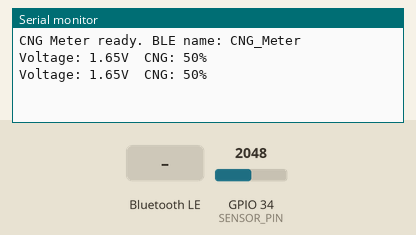
The sketch below on a simulated ESP32. Parts: the last lines printed to the serial monitor. Inputs (shaded band) come from the test bench; at power-on: GPIO 34 (SENSOR_PIN) = 2048. EEPROM starts erased; nothing arrives over Bluetooth unless stated; a phone connects over Bluetooth LE 3 s after start.

Above: at 1.2 s.
1.3 s: Bluetooth LE write "SETEMPTY" received
At 1.62 s:
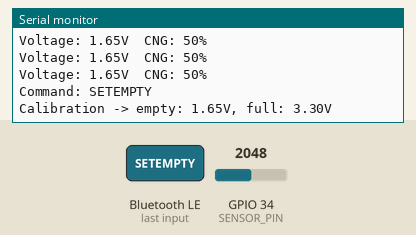
2.8 s: Bluetooth LE write "SETFULL" received
4.5 s: Bluetooth LE write "RESET" received
At 5.1 s:
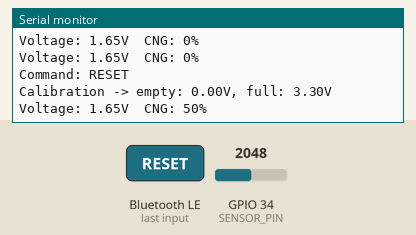
6.0 s: Bluetooth LE write "1" received
At 6.24 s:
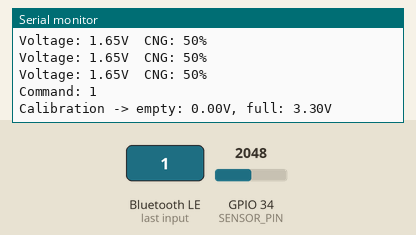
7.5 s: GPIO 34 (SENSOR_PIN) set to 2866
At 7.9 s:
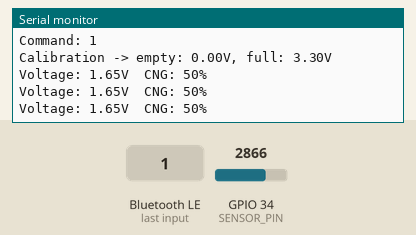
9.0 s: GPIO 34 (SENSOR_PIN) set to 3603
At 9.6 s:
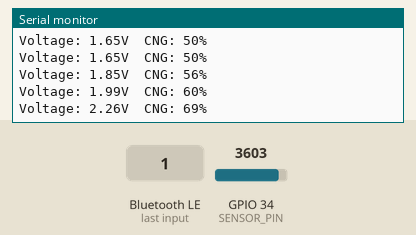
Timing chart, 0 to 11.5 s (numbered marks = the images above; inputs shaded):
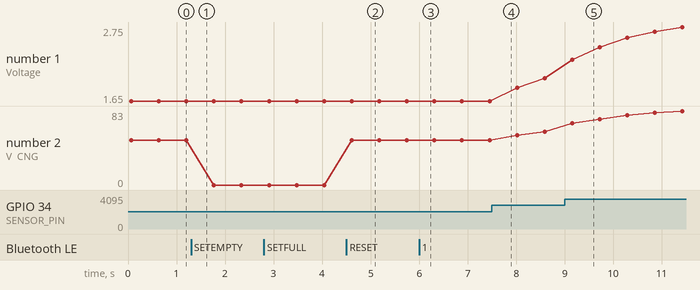

The sketch:

cng_meter_esp32.ino
```cpp
/*
  CNG Meter - ESP32 (BLE)
  Board: ESP32 Dev Module   |   Sensor pin: GPIO34 (ADC1)

  DEMO MODE  : USE_DIVIDER = false, cell/potentiometer 0 - 3.3V seedha GPIO34 pe
  REAL SENSOR: USE_DIVIDER = true,  sensor signal -> R1 -> GPIO34 -> R2 -> GND
               (R1 = 10k, R2 = 15k, 5V ko 3.0V bana deta hai)

  Data format (notify): "percent,voltage"   e.g. "72,2.38"
  Commands (write)    : SETEMPTY, SETFULL, RESET
*/

#include <BLEDevice.h>
#include <BLEServer.h>
#include <BLEUtils.h>
#include <BLE2902.h>
#include <Preferences.h>

#define DEVICE_NAME  "CNG_Meter"
#define SERVICE_UUID "6e400001-b5a3-f393-e0a9-e50e24dcca9e"
#define CMD_UUID     "6e400002-b5a3-f393-e0a9-e50e24dcca9e"  // app -> ESP32
#define DATA_UUID    "6e400003-b5a3-f393-e0a9-e50e24dcca9e"  // ESP32 -> app

// ---------- Settings ----------
const int   SENSOR_PIN  = 34;
const bool  USE_DIVIDER = false;      // real sensor lagate waqt true kar dena
const float R1 = 10000.0;
const float R2 = 15000.0;

// Default calibration (sensor voltage). App se SETEMPTY / SETFULL karke badal sakte ho.
const float DEFAULT_EMPTY_V = 0.0;    // demo. Real sensor: approx 0.5
const float DEFAULT_FULL_V  = 3.3;    // demo. Real sensor: approx 4.5 - 5.0

const int   SEND_INTERVAL_MS = 500;
const float SMOOTHING        = 0.3;   // 0..1 (chhota = zyada smooth)

// ---------- Globals ----------
Preferences prefs;
BLECharacteristic *dataChar = nullptr;
bool  clientConnected = false;
float emptyV = DEFAULT_EMPTY_V;
float fullV  = DEFAULT_FULL_V;
float smoothV = -1;

float readSensorVoltage() {
  long sum = 0;
  for (int i = 0; i < 32; i++) {
    sum += analogReadMilliVolts(SENSOR_PIN);
    delay(2);
  }
  float pinV = (sum / 32.0) / 1000.0;
  if (USE_DIVIDER) return pinV * (R1 + R2) / R2;
  return pinV;
}

float voltageToPercent(float v) {
  if (fullV - emptyV < 0.05) return 0;
  float p = (v - emptyV) * 100.0 / (fullV - emptyV);
  return constrain(p, 0.0, 100.0);
}

class ServerCB : public BLEServerCallbacks {
  void onConnect(BLEServer *s) override {
    clientConnected = true;
    Serial.println("App connected");
  }
  void onDisconnect(BLEServer *s) override {
    clientConnected = false;
    Serial.println("App disconnected");
    BLEDevice::startAdvertising();
  }
};

class CmdCB : public BLECharacteristicCallbacks {
  void onWrite(BLECharacteristic *c) override {
    String cmd = String(c->getValue().c_str());
    cmd.trim();
    Serial.println("Command: " + cmd);

    if (cmd == "SETEMPTY" && smoothV >= 0) {
      emptyV = smoothV;
      prefs.putFloat("empty", emptyV);
    } else if (cmd == "SETFULL" && smoothV >= 0) {
      fullV = smoothV;
      prefs.putFloat("full", fullV);
    } else if (cmd == "RESET") {
      emptyV = DEFAULT_EMPTY_V;
      fullV  = DEFAULT_FULL_V;
      prefs.putFloat("empty", emptyV);
      prefs.putFloat("full", fullV);
    }
    Serial.printf("Calibration -> empty: %.2fV, full: %.2fV\n", emptyV, fullV);
  }
};

void setup() {
  Serial.begin(115200);
  analogSetPinAttenuation(SENSOR_PIN, ADC_11db);

  prefs.begin("cng", false);
  emptyV = prefs.getFloat("empty", DEFAULT_EMPTY_V);
  fullV  = prefs.getFloat("full",  DEFAULT_FULL_V);

  BLEDevice::init(DEVICE_NAME);
  BLEServer *server = BLEDevice::createServer();
  server->setCallbacks(new ServerCB());

  BLEService *service = server->createService(SERVICE_UUID);

  dataChar = service->createCharacteristic(
      DATA_UUID, BLECharacteristic::PROPERTY_NOTIFY | BLECharacteristic::PROPERTY_READ);
  dataChar->addDescriptor(new BLE2902());

  BLECharacteristic *cmdChar = service->createCharacteristic(
      CMD_UUID, BLECharacteristic::PROPERTY_WRITE | BLECharacteristic::PROPERTY_WRITE_NR);
  cmdChar->setCallbacks(new CmdCB());

  service->start();

  BLEAdvertising *adv = BLEDevice::getAdvertising();
  adv->addServiceUUID(SERVICE_UUID);
  adv->setScanResponse(true);
  BLEDevice::startAdvertising();

  Serial.println("CNG Meter ready. BLE name: " DEVICE_NAME);
}

void loop() {
  float v = readSensorVoltage();
  smoothV = (smoothV < 0) ? v : (smoothV + SMOOTHING * (v - smoothV));

  float percent = voltageToPercent(smoothV);

  Serial.printf("Voltage: %.2fV  CNG: %.0f%%\n", smoothV, percent);

  if (clientConnected) {
    char buf[24];
    snprintf(buf, sizeof(buf), "%d,%.2f", (int)(percent + 0.5), smoothV);
    dataChar->setValue((uint8_t *)buf, strlen(buf));
    dataChar->notify();
  }

  delay(SEND_INTERVAL_MS);
}
```

Measured:
- after the input at 1.3 s, the serial monitor: prints a new line after 0.05 s (image 1)
- after the input at 4.5 s, the serial monitor: prints a new line after 0.05 s (image 2)
- after the input at 6.0 s, the serial monitor: prints a new line after 0.05 s (image 3)
- after the input at 9.0 s, the serial monitor: prints a new line after 0.15 s (image 5)
- plotted number 1: 1.65 → 1.99 after the input at 7.5 s, 1.99 → 2.75 after the input at 9.0 s
- plotted number 2: 50 → 0 after the input at 1.3 s, 0 → 50 after the input at 4.5 s, 50 → 60 after the input at 7.5 s, 60 → 83 after the input at 9.0 s
